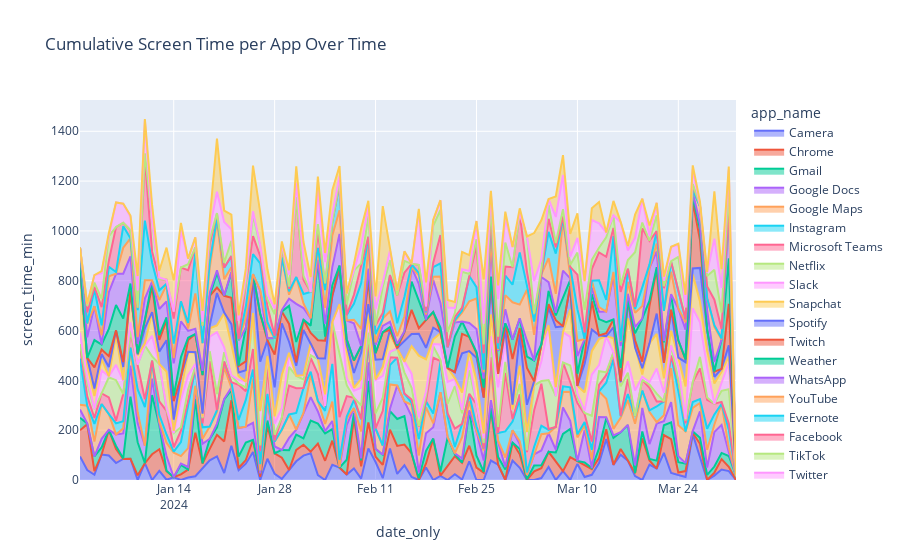

Notebook source saved alongside this figure:
### Code cell
import plotly.express as px

fig = px.area(daily_totals,
              x='date_only',
              y='screen_time_min',
              color='app_name',
              title='Cumulative Screen Time per App Over Time')
fig.show()
